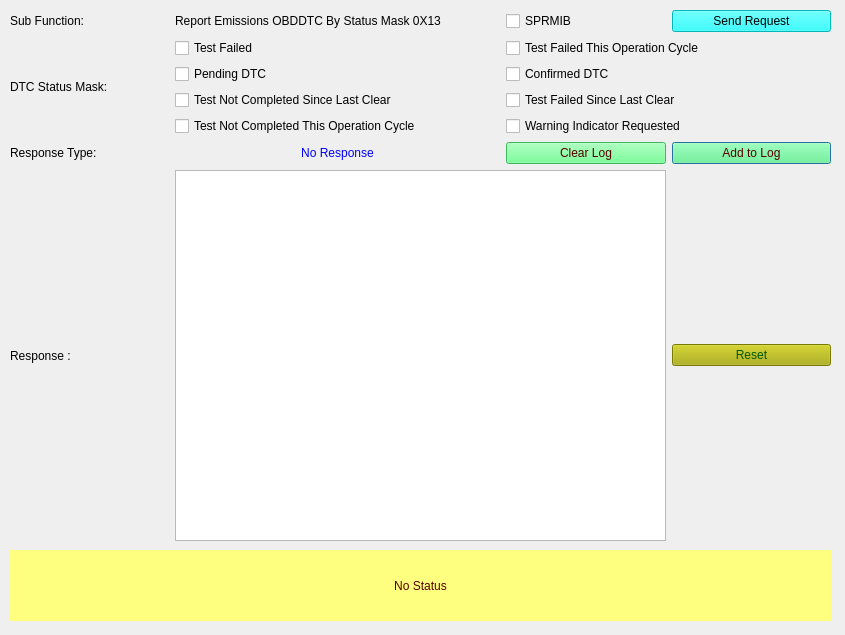
<?xml version="1.0" encoding="UTF-8"?>
<ui version="4.0">
 <class>Form_SID_19_13</class>
 <widget class="QDialog" name="Form_SID_19_13">
  <property name="geometry">
   <rect>
    <x>0</x>
    <y>0</y>
    <width>845</width>
    <height>635</height>
   </rect>
  </property>
  <property name="windowTitle">
   <string>Report Emissions OBDDTC By Status Mask 0X13 </string>
  </property>
  <widget class="QLabel" name="label_status">
   <property name="geometry">
    <rect>
     <x>10</x>
     <y>550</y>
     <width>821</width>
     <height>71</height>
    </rect>
   </property>
   <property name="styleSheet">
    <string notr="true">background-color: rgb(255, 255, 127);
color: rgb(85, 0, 0);
border-color: rgb(0, 0, 255);</string>
   </property>
   <property name="text">
    <string>No Status</string>
   </property>
   <property name="alignment">
    <set>Qt::AlignCenter</set>
   </property>
   <property name="wordWrap">
    <bool>true</bool>
   </property>
  </widget>
  <widget class="QWidget" name="layoutWidget">
   <property name="geometry">
    <rect>
     <x>10</x>
     <y>10</y>
     <width>821</width>
     <height>531</height>
    </rect>
   </property>
   <layout class="QGridLayout" name="gridLayout_2">
    <property name="sizeConstraint">
     <enum>QLayout::SetNoConstraint</enum>
    </property>
    <item row="8" column="1" colspan="3">
     <widget class="QTextBrowser" name="textBrowser_Resp"/>
    </item>
    <item row="5" column="4">
     <widget class="QPushButton" name="pushButton_appendLog">
      <property name="styleSheet">
       <string notr="true">background-color: rgb(85, 255, 127);
color: rgb(85, 0, 0);</string>
      </property>
      <property name="text">
       <string>Add to Log</string>
      </property>
     </widget>
    </item>
    <item row="5" column="3">
     <widget class="QPushButton" name="pushButton_clearLog">
      <property name="styleSheet">
       <string notr="true">background-color: rgb(85, 255, 127);
color: rgb(85, 0, 0);</string>
      </property>
      <property name="text">
       <string>Clear Log</string>
      </property>
     </widget>
    </item>
    <item row="8" column="0">
     <widget class="QLabel" name="label_4">
      <property name="text">
       <string>Response : </string>
      </property>
     </widget>
    </item>
    <item row="8" column="4">
     <widget class="QPushButton" name="pushButton_reset">
      <property name="styleSheet">
       <string notr="true">background-color: rgb(170, 170, 0);
font: 75 8pt &quot;MS Shell Dlg 2&quot;;
color: rgb(0, 85, 0);</string>
      </property>
      <property name="text">
       <string>Reset</string>
      </property>
     </widget>
    </item>
    <item row="5" column="0">
     <widget class="QLabel" name="label_5">
      <property name="text">
       <string>Response Type: </string>
      </property>
     </widget>
    </item>
    <item row="0" column="0">
     <widget class="QLabel" name="label_subFunction">
      <property name="text">
       <string>Sub Function:</string>
      </property>
     </widget>
    </item>
    <item row="1" column="1" colspan="4">
     <layout class="QHBoxLayout" name="horizontalLayout">
      <item>
       <widget class="QCheckBox" name="checkBox_statusMask_bit0">
        <property name="toolTip">
         <string>&lt;html&gt;&lt;head/&gt;&lt;body&gt;&lt;p&gt;&lt;span style=&quot; font-family:'ui-sans-serif','-apple-system','system-ui','Segoe UI','Helvetica','Apple Color Emoji','Arial','sans-serif','Segoe UI Emoji','Segoe UI Symbol'; font-size:16px; color:#0d0d0d; background-color:#ffffff;&quot;&gt;Selecting this indicates the &lt;/span&gt;&lt;span style=&quot; font-family:'ui-sans-serif','-apple-system','system-ui','Segoe UI','Helvetica','Apple Color Emoji','Arial','sans-serif','Segoe UI Emoji','Segoe UI Symbol'; font-size:16px; font-weight:600; color:#0d0d0d; background-color:#ffffff;&quot;&gt;DTC test &lt;/span&gt;&lt;span style=&quot; font-family:'ui-sans-serif','-apple-system','system-ui','Segoe UI','Helvetica','Apple Color Emoji','Arial','sans-serif','Segoe UI Emoji','Segoe UI Symbol'; font-size:16px; color:#0d0d0d; background-color:#ffffff;&quot;&gt;has &lt;/span&gt;&lt;span style=&quot; font-family:'ui-sans-serif','-apple-system','system-ui','Segoe UI','Helvetica','Apple Color Emoji','Arial','sans-serif','Segoe UI Emoji','Segoe UI Symbol'; font-size:16px; font-weight:600; color:#0d0d0d; background-color:#ffffff;&quot;&gt;matured as a failure&lt;/span&gt;&lt;span style=&quot; font-family:'ui-sans-serif','-apple-system','system-ui','Segoe UI','Helvetica','Apple Color Emoji','Arial','sans-serif','Segoe UI Emoji','Segoe UI Symbol'; font-size:16px; color:#0d0d0d; background-color:#ffffff;&quot;&gt;, confirming the fault as present.&lt;/span&gt;&lt;/p&gt;&lt;/body&gt;&lt;/html&gt;</string>
        </property>
        <property name="text">
         <string>Test Failed</string>
        </property>
       </widget>
      </item>
      <item>
       <widget class="QCheckBox" name="checkBox_statusMask_bit1">
        <property name="toolTip">
         <string>&lt;html&gt;&lt;head/&gt;&lt;body&gt;&lt;p&gt;&lt;span style=&quot; font-family:'ui-sans-serif','-apple-system','system-ui','Segoe UI','Helvetica','Apple Color Emoji','Arial','sans-serif','Segoe UI Emoji','Segoe UI Symbol'; font-size:16px; color:#0d0d0d; background-color:#ffffff;&quot;&gt;Selecting this indicates the &lt;/span&gt;&lt;span style=&quot; font-family:'ui-sans-serif','-apple-system','system-ui','Segoe UI','Helvetica','Apple Color Emoji','Arial','sans-serif','Segoe UI Emoji','Segoe UI Symbol'; font-size:16px; font-weight:600; font-style:italic; color:#0d0d0d; background-color:#ffffff;&quot;&gt;DTC test failed  &lt;/span&gt;&lt;span style=&quot; font-family:'ui-sans-serif','-apple-system','system-ui','Segoe UI','Helvetica','Apple Color Emoji','Arial','sans-serif','Segoe UI Emoji','Segoe UI Symbol'; font-size:16px; color:#0d0d0d; background-color:#ffffff;&quot;&gt;during the &lt;/span&gt;&lt;span style=&quot; font-family:'ui-sans-serif','-apple-system','system-ui','Segoe UI','Helvetica','Apple Color Emoji','Arial','sans-serif','Segoe UI Emoji','Segoe UI Symbol'; font-size:16px; font-weight:600; color:#0d0d0d; background-color:#ffffff;&quot;&gt;current operation cycle&lt;/span&gt;&lt;span style=&quot; font-family:'ui-sans-serif','-apple-system','system-ui','Segoe UI','Helvetica','Apple Color Emoji','Arial','sans-serif','Segoe UI Emoji','Segoe UI Symbol'; font-size:16px; color:#0d0d0d; background-color:#ffffff;&quot;&gt;.&lt;/span&gt;&lt;/p&gt;&lt;/body&gt;&lt;/html&gt;</string>
        </property>
        <property name="text">
         <string>Test Failed This Operation Cycle</string>
        </property>
       </widget>
      </item>
     </layout>
    </item>
    <item row="2" column="1" colspan="4">
     <layout class="QHBoxLayout" name="horizontalLayout_3">
      <item>
       <widget class="QCheckBox" name="checkBox_statusMask_bit2">
        <property name="toolTip">
         <string>&lt;html&gt;&lt;head/&gt;&lt;body&gt;&lt;p&gt;&lt;span style=&quot; font-family:'ui-sans-serif','-apple-system','system-ui','Segoe UI','Helvetica','Apple Color Emoji','Arial','sans-serif','Segoe UI Emoji','Segoe UI Symbol'; font-size:16px; color:#0d0d0d; background-color:#ffffff;&quot;&gt;Selecting this indicates the DTC has failed in the current or previous operation cycle and is &lt;/span&gt;&lt;span style=&quot; font-family:'ui-sans-serif','-apple-system','system-ui','Segoe UI','Helvetica','Apple Color Emoji','Arial','sans-serif','Segoe UI Emoji','Segoe UI Symbol'; font-size:16px; font-weight:600; font-style:italic; color:#0d0d0d; background-color:#ffffff;&quot;&gt;pending  .&lt;/span&gt;&lt;/p&gt;&lt;/body&gt;&lt;/html&gt;</string>
        </property>
        <property name="text">
         <string>Pending DTC</string>
        </property>
       </widget>
      </item>
      <item>
       <widget class="QCheckBox" name="checkBox_statusMask_bit3">
        <property name="toolTip">
         <string>&lt;html&gt;&lt;head/&gt;&lt;body&gt;&lt;p align=&quot;justify&quot;&gt;&lt;span style=&quot; font-family:'ui-sans-serif','-apple-system','system-ui','Segoe UI','Helvetica','Apple Color Emoji','Arial','sans-serif','Segoe UI Emoji','Segoe UI Symbol'; font-size:16px; color:#0d0d0d; background-color:#ffffff;&quot;&gt;Selecting this indicates that the fault has been continuously active for a specific monitoring routine and is matured enough in the current operation cycle so that it can be said confirmed. &lt;/span&gt;&lt;/p&gt;&lt;/body&gt;&lt;/html&gt;</string>
        </property>
        <property name="text">
         <string>Confirmed DTC</string>
        </property>
       </widget>
      </item>
     </layout>
    </item>
    <item row="3" column="1" colspan="4">
     <layout class="QHBoxLayout" name="horizontalLayout_4">
      <item>
       <widget class="QCheckBox" name="checkBox_statusMask_bit4">
        <property name="toolTip">
         <string>&lt;html&gt;&lt;head/&gt;&lt;body&gt;&lt;p&gt;&lt;span style=&quot; font-family:'ui-sans-serif','-apple-system','system-ui','Segoe UI','Helvetica','Apple Color Emoji','Arial','sans-serif','Segoe UI Emoji','Segoe UI Symbol'; font-size:16px; color:#0d0d0d; background-color:#ffffff;&quot;&gt;Selecting this indicates the DTC test has&lt;/span&gt;&lt;span style=&quot; font-family:'ui-sans-serif','-apple-system','system-ui','Segoe UI','Helvetica','Apple Color Emoji','Arial','sans-serif','Segoe UI Emoji','Segoe UI Symbol'; font-size:16px; font-style:italic; color:#0d0d0d; background-color:#ffffff;&quot;/&gt;&lt;span style=&quot; font-family:'ui-sans-serif','-apple-system','system-ui','Segoe UI','Helvetica','Apple Color Emoji','Arial','sans-serif','Segoe UI Emoji','Segoe UI Symbol'; font-size:16px; font-weight:600; font-style:italic; color:#0d0d0d; background-color:#ffffff;&quot;&gt;not completed &lt;/span&gt;&lt;span style=&quot; font-family:'ui-sans-serif','-apple-system','system-ui','Segoe UI','Helvetica','Apple Color Emoji','Arial','sans-serif','Segoe UI Emoji','Segoe UI Symbol'; font-size:16px; font-style:italic; color:#0d0d0d; background-color:#ffffff;&quot;&gt;since the last DTC code clear&lt;/span&gt;&lt;span style=&quot; font-family:'ui-sans-serif','-apple-system','system-ui','Segoe UI','Helvetica','Apple Color Emoji','Arial','sans-serif','Segoe UI Emoji','Segoe UI Symbol'; font-size:16px; color:#0d0d0d; background-color:#ffffff;&quot;&gt;.&lt;/span&gt;&lt;/p&gt;&lt;/body&gt;&lt;/html&gt;</string>
        </property>
        <property name="text">
         <string>Test Not Completed Since Last Clear</string>
        </property>
       </widget>
      </item>
      <item>
       <widget class="QCheckBox" name="checkBox_statusMask_bit5">
        <property name="toolTip">
         <string>&lt;html&gt;&lt;head/&gt;&lt;body&gt;&lt;p&gt;&lt;span style=&quot; font-family:'ui-sans-serif','-apple-system','system-ui','Segoe UI','Helvetica','Apple Color Emoji','Arial','sans-serif','Segoe UI Emoji','Segoe UI Symbol'; font-size:16px; color:#0d0d0d; background-color:#ffffff;&quot;&gt;Selecting this indicates the DTC test&lt;/span&gt;&lt;span style=&quot; font-family:'ui-sans-serif','-apple-system','system-ui','Segoe UI','Helvetica','Apple Color Emoji','Arial','sans-serif','Segoe UI Emoji','Segoe UI Symbol'; font-size:16px; font-style:italic; color:#0d0d0d; background-color:#ffffff;&quot;&gt; has &lt;/span&gt;&lt;span style=&quot; font-family:'ui-sans-serif','-apple-system','system-ui','Segoe UI','Helvetica','Apple Color Emoji','Arial','sans-serif','Segoe UI Emoji','Segoe UI Symbol'; font-size:16px; font-weight:600; font-style:italic; color:#0d0d0d; background-color:#ffffff;&quot;&gt;failed &lt;/span&gt;&lt;span style=&quot; font-family:'ui-sans-serif','-apple-system','system-ui','Segoe UI','Helvetica','Apple Color Emoji','Arial','sans-serif','Segoe UI Emoji','Segoe UI Symbol'; font-size:16px; font-style:italic; color:#0d0d0d; background-color:#ffffff;&quot;&gt;at least once since the last code clear.&lt;/span&gt;&lt;/p&gt;&lt;/body&gt;&lt;/html&gt;</string>
        </property>
        <property name="text">
         <string>Test Failed Since Last Clear</string>
        </property>
       </widget>
      </item>
     </layout>
    </item>
    <item row="4" column="1" colspan="4">
     <layout class="QHBoxLayout" name="horizontalLayout_5">
      <item>
       <widget class="QCheckBox" name="checkBox_statusMask_bit6">
        <property name="toolTip">
         <string>&lt;html&gt;&lt;head/&gt;&lt;body&gt;&lt;p&gt;&lt;span style=&quot; font-family:'ui-sans-serif','-apple-system','system-ui','Segoe UI','Helvetica','Apple Color Emoji','Arial','sans-serif','Segoe UI Emoji','Segoe UI Symbol'; font-size:16px; color:#0d0d0d; background-color:#ffffff;&quot;&gt;Selecting this indicates the DTC test has &lt;/span&gt;&lt;span style=&quot; font-family:'ui-sans-serif','-apple-system','system-ui','Segoe UI','Helvetica','Apple Color Emoji','Arial','sans-serif','Segoe UI Emoji','Segoe UI Symbol'; font-size:16px; font-weight:600; font-style:italic; color:#0d0d0d; background-color:#ffffff;&quot;&gt;not completed &lt;/span&gt;&lt;span style=&quot; font-family:'ui-sans-serif','-apple-system','system-ui','Segoe UI','Helvetica','Apple Color Emoji','Arial','sans-serif','Segoe UI Emoji','Segoe UI Symbol'; font-size:16px; font-style:italic; color:#0d0d0d; background-color:#ffffff;&quot;&gt;during this  current operation cycle.&lt;/span&gt;&lt;/p&gt;&lt;/body&gt;&lt;/html&gt;</string>
        </property>
        <property name="text">
         <string>Test Not Completed This Operation Cycle</string>
        </property>
       </widget>
      </item>
      <item>
       <widget class="QCheckBox" name="checkBox_statusMask_bit7">
        <property name="toolTip">
         <string>&lt;html&gt;&lt;head/&gt;&lt;body&gt;&lt;p&gt;&lt;span style=&quot; font-family:'ui-sans-serif','-apple-system','system-ui','Segoe UI','Helvetica','Apple Color Emoji','Arial','sans-serif','Segoe UI Emoji','Segoe UI Symbol'; font-size:16px; color:#0d0d0d; background-color:#ffffff;&quot;&gt;Selecting this indicates that the server is requesting the &lt;/span&gt;&lt;span style=&quot; font-family:'ui-sans-serif','-apple-system','system-ui','Segoe UI','Helvetica','Apple Color Emoji','Arial','sans-serif','Segoe UI Emoji','Segoe UI Symbol'; font-size:16px; font-weight:600; font-style:italic; color:#0d0d0d; background-color:#ffffff;&quot;&gt;warning indicator &lt;/span&gt;&lt;span style=&quot; font-family:'ui-sans-serif','-apple-system','system-ui','Segoe UI','Helvetica','Apple Color Emoji','Arial','sans-serif','Segoe UI Emoji','Segoe UI Symbol'; font-size:16px; font-style:italic; color:#0d0d0d; background-color:#ffffff;&quot;&gt; to be active.&lt;/span&gt;&lt;/p&gt;&lt;/body&gt;&lt;/html&gt;</string>
        </property>
        <property name="text">
         <string>Warning Indicator Requested</string>
        </property>
       </widget>
      </item>
     </layout>
    </item>
    <item row="5" column="1" colspan="2">
     <widget class="QLabel" name="label_ResType">
      <property name="autoFillBackground">
       <bool>false</bool>
      </property>
      <property name="styleSheet">
       <string notr="true">color: rgb(0, 0, 255);</string>
      </property>
      <property name="text">
       <string>No Response</string>
      </property>
      <property name="alignment">
       <set>Qt::AlignCenter</set>
      </property>
     </widget>
    </item>
    <item row="0" column="4">
     <widget class="QPushButton" name="pushButton_Send19_13Req">
      <property name="toolTip">
       <string>&lt;html&gt;&lt;head/&gt;&lt;body&gt;&lt;p&gt;Sends the 19 service subfunction 13 request to ECU&lt;/p&gt;&lt;/body&gt;&lt;/html&gt;</string>
      </property>
      <property name="styleSheet">
       <string notr="true">background-color: rgb(0, 255, 255);
border-color: rgb(0, 0, 0);
color: rgb(0, 0, 0);</string>
      </property>
      <property name="text">
       <string>Send Request</string>
      </property>
     </widget>
    </item>
    <item row="0" column="3">
     <widget class="QCheckBox" name="checkBox_suppressposmsg">
      <property name="toolTip">
       <string>If selected then Suppress Positive Response Message Indication bit will be set in Subfunction</string>
      </property>
      <property name="text">
       <string>SPRMIB</string>
      </property>
     </widget>
    </item>
    <item row="0" column="1" colspan="2">
     <widget class="QLabel" name="subFunction_Name">
      <property name="text">
       <string>Report Emissions OBDDTC By Status Mask 0X13 </string>
      </property>
     </widget>
    </item>
    <item row="1" column="0" rowspan="4">
     <widget class="QLabel" name="DTCStatusMask_label">
      <property name="text">
       <string>DTC Status Mask:</string>
      </property>
     </widget>
    </item>
   </layout>
  </widget>
 </widget>
 <resources/>
 <connections/>
</ui>
